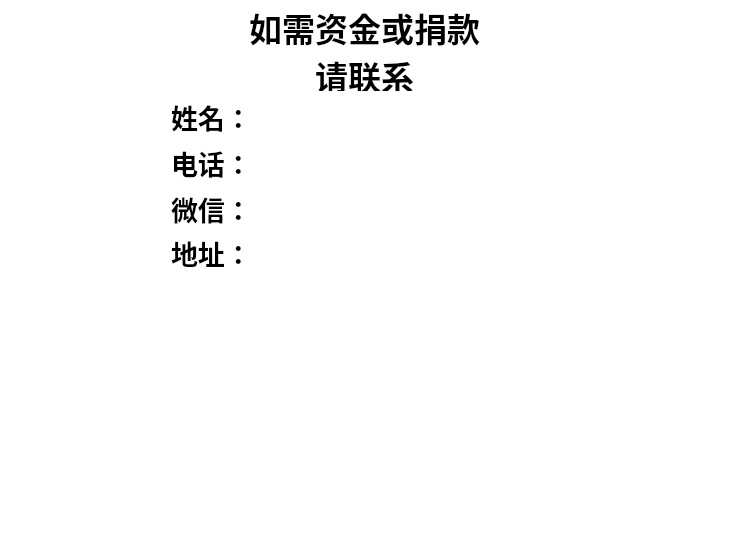
<?xml version="1.0" encoding="UTF-8"?>
<ui version="4.0">
 <class>fund_down</class>
 <widget class="QFrame" name="fund_down">
  <property name="geometry">
   <rect>
    <x>0</x>
    <y>0</y>
    <width>729</width>
    <height>540</height>
   </rect>
  </property>
  <property name="windowTitle">
   <string>Frame</string>
  </property>
  <property name="styleSheet">
   <string notr="true">background-color: rgb(255, 255, 255);</string>
  </property>
  <layout class="QVBoxLayout" name="verticalLayout_3">
   <item>
    <layout class="QHBoxLayout" name="horizontalLayout_5">
     <item>
      <spacer name="horizontalSpacer">
       <property name="orientation">
        <enum>Qt::Orientation::Horizontal</enum>
       </property>
       <property name="sizeType">
        <enum>QSizePolicy::Policy::Maximum</enum>
       </property>
       <property name="sizeHint" stdset="0">
        <size>
         <width>160</width>
         <height>20</height>
        </size>
       </property>
      </spacer>
     </item>
     <item>
      <layout class="QVBoxLayout" name="verticalLayout_2">
       <item>
        <widget class="QLabel" name="text">
         <property name="maximumSize">
          <size>
           <width>16777215</width>
           <height>80</height>
          </size>
         </property>
         <property name="font">
          <font>
           <family>宋体</family>
           <pointsize>25</pointsize>
           <bold>true</bold>
          </font>
         </property>
         <property name="styleSheet">
          <string notr="true">color: rgb(0, 0, 0);</string>
         </property>
         <property name="text">
          <string>如需资金或捐款
请联系</string>
         </property>
         <property name="alignment">
          <set>Qt::AlignmentFlag::AlignCenter</set>
         </property>
        </widget>
       </item>
       <item>
        <layout class="QHBoxLayout" name="horizontalLayout_4">
         <property name="spacing">
          <number>0</number>
         </property>
         <property name="topMargin">
          <number>0</number>
         </property>
         <item>
          <widget class="QLabel" name="name">
           <property name="minimumSize">
            <size>
             <width>70</width>
             <height>35</height>
            </size>
           </property>
           <property name="maximumSize">
            <size>
             <width>70</width>
             <height>35</height>
            </size>
           </property>
           <property name="font">
            <font>
             <family>宋体</family>
             <pointsize>20</pointsize>
             <bold>true</bold>
            </font>
           </property>
           <property name="styleSheet">
            <string notr="true">color: rgb(0, 0, 0);</string>
           </property>
           <property name="text">
            <string>姓名：</string>
           </property>
          </widget>
         </item>
         <item>
          <spacer name="horizontalSpacer_6">
           <property name="orientation">
            <enum>Qt::Orientation::Horizontal</enum>
           </property>
           <property name="sizeHint" stdset="0">
            <size>
             <width>40</width>
             <height>20</height>
            </size>
           </property>
          </spacer>
         </item>
         <item>
          <widget class="QLabel" name="name_display">
           <property name="minimumSize">
            <size>
             <width>150</width>
             <height>40</height>
            </size>
           </property>
           <property name="maximumSize">
            <size>
             <width>200</width>
             <height>50</height>
            </size>
           </property>
           <property name="styleSheet">
            <string notr="true">color: rgb(0, 0, 0);
font: 20pt &quot;宋体&quot;;</string>
           </property>
           <property name="text">
            <string/>
           </property>
           <property name="alignment">
            <set>Qt::AlignmentFlag::AlignCenter</set>
           </property>
          </widget>
         </item>
         <item>
          <spacer name="horizontalSpacer_5">
           <property name="orientation">
            <enum>Qt::Orientation::Horizontal</enum>
           </property>
           <property name="sizeHint" stdset="0">
            <size>
             <width>40</width>
             <height>20</height>
            </size>
           </property>
          </spacer>
         </item>
        </layout>
       </item>
       <item>
        <layout class="QHBoxLayout" name="horizontalLayout_3">
         <property name="spacing">
          <number>0</number>
         </property>
         <property name="topMargin">
          <number>0</number>
         </property>
         <item>
          <widget class="QLabel" name="phone">
           <property name="minimumSize">
            <size>
             <width>70</width>
             <height>35</height>
            </size>
           </property>
           <property name="maximumSize">
            <size>
             <width>70</width>
             <height>35</height>
            </size>
           </property>
           <property name="font">
            <font>
             <family>宋体</family>
             <pointsize>20</pointsize>
             <bold>true</bold>
            </font>
           </property>
           <property name="styleSheet">
            <string notr="true">color: rgb(0, 0, 0);</string>
           </property>
           <property name="text">
            <string>电话：</string>
           </property>
          </widget>
         </item>
         <item>
          <spacer name="horizontalSpacer_7">
           <property name="orientation">
            <enum>Qt::Orientation::Horizontal</enum>
           </property>
           <property name="sizeHint" stdset="0">
            <size>
             <width>40</width>
             <height>20</height>
            </size>
           </property>
          </spacer>
         </item>
         <item>
          <widget class="QLabel" name="phone_display">
           <property name="minimumSize">
            <size>
             <width>150</width>
             <height>40</height>
            </size>
           </property>
           <property name="maximumSize">
            <size>
             <width>200</width>
             <height>50</height>
            </size>
           </property>
           <property name="styleSheet">
            <string notr="true">color: rgb(0, 0, 0);
font: 20pt &quot;宋体&quot;;</string>
           </property>
           <property name="text">
            <string/>
           </property>
           <property name="alignment">
            <set>Qt::AlignmentFlag::AlignCenter</set>
           </property>
          </widget>
         </item>
         <item>
          <spacer name="horizontalSpacer_4">
           <property name="orientation">
            <enum>Qt::Orientation::Horizontal</enum>
           </property>
           <property name="sizeHint" stdset="0">
            <size>
             <width>40</width>
             <height>20</height>
            </size>
           </property>
          </spacer>
         </item>
        </layout>
       </item>
       <item>
        <layout class="QHBoxLayout" name="horizontalLayout_2" stretch="0,0,0,0">
         <property name="spacing">
          <number>0</number>
         </property>
         <property name="topMargin">
          <number>0</number>
         </property>
         <property name="bottomMargin">
          <number>0</number>
         </property>
         <item>
          <widget class="QLabel" name="wechat">
           <property name="minimumSize">
            <size>
             <width>70</width>
             <height>35</height>
            </size>
           </property>
           <property name="maximumSize">
            <size>
             <width>70</width>
             <height>35</height>
            </size>
           </property>
           <property name="font">
            <font>
             <family>宋体</family>
             <pointsize>20</pointsize>
             <bold>true</bold>
            </font>
           </property>
           <property name="styleSheet">
            <string notr="true">color: rgb(0, 0, 0);</string>
           </property>
           <property name="text">
            <string>微信：</string>
           </property>
          </widget>
         </item>
         <item>
          <spacer name="horizontalSpacer_8">
           <property name="orientation">
            <enum>Qt::Orientation::Horizontal</enum>
           </property>
           <property name="sizeHint" stdset="0">
            <size>
             <width>40</width>
             <height>20</height>
            </size>
           </property>
          </spacer>
         </item>
         <item>
          <widget class="QLabel" name="wechat_display">
           <property name="minimumSize">
            <size>
             <width>150</width>
             <height>40</height>
            </size>
           </property>
           <property name="maximumSize">
            <size>
             <width>200</width>
             <height>50</height>
            </size>
           </property>
           <property name="sizeIncrement">
            <size>
             <width>0</width>
             <height>0</height>
            </size>
           </property>
           <property name="styleSheet">
            <string notr="true">color: rgb(0, 0, 0);
font: 20pt &quot;宋体&quot;;</string>
           </property>
           <property name="text">
            <string/>
           </property>
           <property name="alignment">
            <set>Qt::AlignmentFlag::AlignCenter</set>
           </property>
          </widget>
         </item>
         <item>
          <spacer name="horizontalSpacer_3">
           <property name="orientation">
            <enum>Qt::Orientation::Horizontal</enum>
           </property>
           <property name="sizeHint" stdset="0">
            <size>
             <width>40</width>
             <height>20</height>
            </size>
           </property>
          </spacer>
         </item>
        </layout>
       </item>
       <item>
        <layout class="QHBoxLayout" name="horizontalLayout">
         <item>
          <layout class="QVBoxLayout" name="verticalLayout">
           <item>
            <widget class="QLabel" name="adress">
             <property name="sizePolicy">
              <sizepolicy hsizetype="Preferred" vsizetype="Preferred">
               <horstretch>0</horstretch>
               <verstretch>0</verstretch>
              </sizepolicy>
             </property>
             <property name="minimumSize">
              <size>
               <width>70</width>
               <height>35</height>
              </size>
             </property>
             <property name="maximumSize">
              <size>
               <width>70</width>
               <height>35</height>
              </size>
             </property>
             <property name="font">
              <font>
               <family>宋体</family>
               <pointsize>20</pointsize>
               <bold>true</bold>
              </font>
             </property>
             <property name="styleSheet">
              <string notr="true">color: rgb(0, 0, 0);</string>
             </property>
             <property name="text">
              <string>地址：</string>
             </property>
            </widget>
           </item>
           <item>
            <spacer name="verticalSpacer_2">
             <property name="orientation">
              <enum>Qt::Orientation::Vertical</enum>
             </property>
             <property name="sizeHint" stdset="0">
              <size>
               <width>20</width>
               <height>40</height>
              </size>
             </property>
            </spacer>
           </item>
          </layout>
         </item>
         <item>
          <widget class="QLabel" name="adress_display">
           <property name="minimumSize">
            <size>
             <width>300</width>
             <height>100</height>
            </size>
           </property>
           <property name="maximumSize">
            <size>
             <width>700</width>
             <height>16777215</height>
            </size>
           </property>
           <property name="styleSheet">
            <string notr="true">color: rgb(0, 0, 0);
font: 20pt &quot;宋体&quot;;</string>
           </property>
           <property name="text">
            <string/>
           </property>
           <property name="alignment">
            <set>Qt::AlignmentFlag::AlignLeading|Qt::AlignmentFlag::AlignLeft|Qt::AlignmentFlag::AlignTop</set>
           </property>
          </widget>
         </item>
        </layout>
       </item>
       <item>
        <spacer name="verticalSpacer">
         <property name="orientation">
          <enum>Qt::Orientation::Vertical</enum>
         </property>
         <property name="sizeType">
          <enum>QSizePolicy::Policy::Maximum</enum>
         </property>
         <property name="sizeHint" stdset="0">
          <size>
           <width>20</width>
           <height>80</height>
          </size>
         </property>
        </spacer>
       </item>
      </layout>
     </item>
     <item>
      <spacer name="horizontalSpacer_2">
       <property name="orientation">
        <enum>Qt::Orientation::Horizontal</enum>
       </property>
       <property name="sizeType">
        <enum>QSizePolicy::Policy::Maximum</enum>
       </property>
       <property name="sizeHint" stdset="0">
        <size>
         <width>160</width>
         <height>20</height>
        </size>
       </property>
      </spacer>
     </item>
    </layout>
   </item>
  </layout>
 </widget>
 <resources/>
 <connections/>
</ui>
